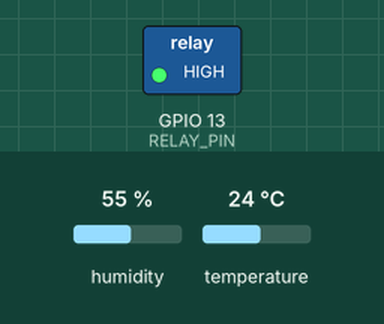
Bench run of a sketch on a simulated ESP8266 (NodeMCU). Shown: switched loads named in the sketch (green lamp = pin HIGH). The test bench sets the inputs (shaded band); at power-on: humidity 55 %, temperature 24 °C. WiFi joins after 1.5 s; servers stay silent unless stated; what the sketch prints to the serial monitor is not drawn.

Above: at 5.8 s.
5.9 s: humidity set to 31 %
7.9 s: humidity set to 28 %
At 10.0 s:
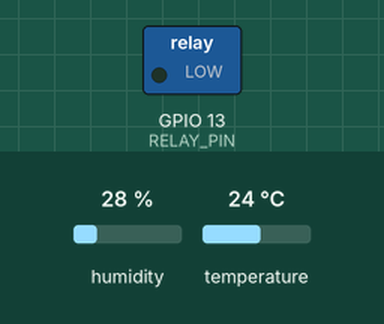
10.5 s: humidity set to 40 %
At 12.7 s:
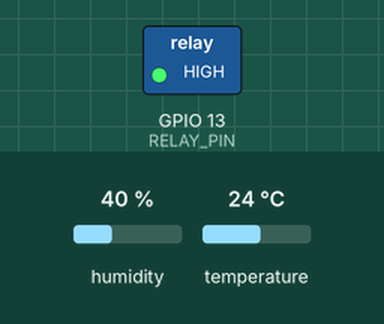
13.1 s: humidity set to 22 %
At 14.4 s:
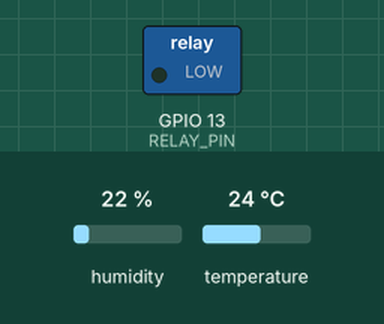
Timing chart, 0 to 16.1 s (numbered marks = the images above; inputs shaded):
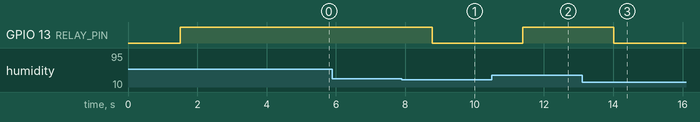

Measured:
- the behaviour switches between 30 and 29 % on humidity (found by bisection; images 0 and 1)
- after the input at 5.9 s, every drawn part: stays the same
- after the input at 7.9 s, GPIO 13 (RELAY_PIN): HIGH → LOW after 0.87 s
- after the input at 10.5 s, GPIO 13 (RELAY_PIN): LOW → HIGH after 0.90 s
- after the input at 13.1 s, GPIO 13 (RELAY_PIN): HIGH → LOW after 0.92 s

The sketch:

Umidificador.ino
```cpp
#if defined(ESP8266)
#include <ESP8266WiFi.h>
#else
#include <WiFi.h>
#endif
#include <WiFiClientSecure.h>
#include <UniversalTelegramBot.h>
#include <SimpleDHT.h>

//Pino onde está o Relê
#define RELAY_PIN 13
//Pino onde está o DHT22
#define DHT_PIN 15

//Intervalo entre as checagens de novas mensagens
#define INTERVAL 1000

//Token do seu bot. Troque pela que o BotFather te mostrar
#define BOT_TOKEN "xxxxxxxxxxxxxxxxxxxxxxxxxxxxxxxx"

//Troque pelo ssid e senha da sua rede WiFi
#define SSID "copel-bel74"
#define PASSWORD "52947400"

//Comandos aceitos
const String CLIMATE = "clima";
const String STATS = "status";
const String START = "/start";

//Objeto que realiza a leitura da temperatura e umidade
SimpleDHT11 dht;

//Estado do relê
int relayStatus = HIGH;

//Cliente para conexões seguras
WiFiClientSecure client;
//Objeto com os métodos para comunicarmos pelo Telegram
UniversalTelegramBot bot(BOT_TOKEN, client);
//Tempo em que foi feita a última checagem
uint32_t lastCheckTime = 0;

//Quantidade de usuários que podem interagir com o bot
#define SENDER_ID_COUNT 2
//Ids dos usuários que podem interagir com o bot.
//É possível verificar seu id pelo monitor serial ao enviar uma mensagem para o bot
String validSenderIds[SENDER_ID_COUNT] = {"1060025996"};

void setup()
{
  Serial.begin(115200);

  //Inicializa o WiFi e se conecta à rede
  setupWiFi();

  //Coloca o pino do relê como saída e enviamos o estado atual
  pinMode(RELAY_PIN, OUTPUT);
  digitalWrite(RELAY_PIN, relayStatus);
}

void setupWiFi()
{
  Serial.print("Connecting to SSID: ");
  Serial.println(SSID);

  //Inicia em modo station e se conecta à rede WiFi
  WiFi.mode(WIFI_STA);
  WiFi.begin(SSID, PASSWORD);

  //Enquanto não estiver conectado à rede
  while (WiFi.status() != WL_CONNECTED)
  {
    Serial.print(".");
    delay(500);
  }

  //Se chegou aqui está conectado
  Serial.println();
  Serial.println("Connected");
}

void handleNewMessages(int numNewMessages)
{
  for (int i=0; i<numNewMessages; i++) //para cada mensagem nova
  {
    String chatId = String(bot.messages[i].chat_id); //id do chat
    String senderId = String(bot.messages[i].from_id); //id do contato

    Serial.println("senderId: " + senderId); //mostra no monitor serial o id de quem mandou a mensagem

    boolean validSender = validateSender(senderId); //verifica se é o id de um remetente da lista de remetentes válidos

    if(!validSender) //se não for um remetente válido
    {
      bot.sendMessage(chatId, "Desculpe mas você não tem permissão", "HTML"); //envia mensagem que não possui permissão e retorna sem fazer mais nada
      continue; //continua para a próxima iteração do for (vai para próxima mensgem, não executa o código abaixo)
    }

    String text = bot.messages[i].text; //texto que chegou

    if (text.equalsIgnoreCase(START))
    {
      handleStart(chatId, bot.messages[i].from_name); //mostra as opções
    }
    else if(text.equalsIgnoreCase(CLIMATE))
    {
      handleClimate(chatId); //envia mensagem com a temperatura e umidade
    }
    else if (text.equalsIgnoreCase(STATS))
    {
      handleStatus(chatId); //envia mensagem com o estado do relê, temperatura e umidade
    }
    else
    {
      handleNotFound(chatId); //mostra mensagem que a opção não é válida e mostra as opções
    }
  }//for
}

boolean validateSender(String senderId)
{
  //Para cada id de usuário que pode interagir com este bot
  for(int i=0; i<SENDER_ID_COUNT; i++)
  {
    //Se o id do remetente faz parte do array retornamos que é válido
    if(senderId == validSenderIds[i])
    {
      return true;
    }
  }

  //Se chegou aqui significa que verificou todos os ids e não encontrou no array
  return false;
}

void handleStart(String chatId, String fromName)
{
  //Mostra Olá e o nome do contato seguido das mensagens válidas
  String message = "<b>Olá " + fromName + ".</b>\n";
  message += getCommands();
  bot.sendMessage(chatId, message, "HTML");
}

String getCommands()
{
  //String com a lista de mensagens que são válidas e explicação sobre o que faz
  String message = "Os comandos disponíveis são:\n";
  message += "<b>" + CLIMATE + "</b>: Para verificar o clima\n";
  message += "<b>" + STATS + "</b>: Para verificar o estado do umidificador, a temperatura e umidade";
  return message;
}

void handleClimate(String chatId)
{
  //Envia mensagem com o valor da temperatura e da umidade
  bot.sendMessage(chatId, getClimateMessage(), "");
}

String getClimateMessage()
{
  //Faz a leitura da temperatura e da umidade
  float temperature, humidity;
  int status = dht.read2(DHT_PIN, &temperature, &humidity, NULL);

  //Se foi bem sucedido
  if (status == SimpleDHTErrSuccess)
  {
    //Retorna uma string com os valores
    String message = "";
    message += "A temperatura é de " + String(temperature)+ " °C e ";
    message += "a umidade é de " + String(humidity) + "%";
    return message;
  }

  //Se não foi bem sucedido retorna um mensagem de erro
  return "Erro ao ler temperatura e umidade";
}

void handleStatus(String chatId)
{
  String message = "";

  //Verifica se o relê está ligado ou desligado e gera a mensagem de acordo
  if(relayStatus == LOW) //A lógica do nosso relê é invertida
  {
    message += "O umidificador está ligado\n";
  }
  else
  {
    message += "O umidificador está desligado\n";
  }

  //Adiciona à mensagem o valor da temperatura e umidade
  message += getClimateMessage();

  //Envia a mensagem para o contato
  bot.sendMessage(chatId, message, "");
}

void handleNotFound(String chatId)
{
  //Envia mensagem dizendo que o comando não foi encontrado e mostra opções de comando válidos
  String message = "Comando não encontrado\n";
  message += getCommands();
  bot.sendMessage(chatId, message, "HTML");
}


boolean jaPrintouAceso = false;
boolean jaPrintouDesligado = false;
void loop()
{
  //Tempo agora desde o boot
  uint32_t now = millis();

  //Se o tempo passado desde a última checagem for maior que o intervalo determinado
  if (now - lastCheckTime > INTERVAL)
  {
    //Coloca o tempo de útlima checagem como agora e checa por mensagens
    lastCheckTime = now;
    int numNewMessages = bot.getUpdates(bot.last_message_received + 1);
    handleNewMessages(numNewMessages);
  }
    delay(2000);
    //Faz a leitura da temperatura e da umidade
    float humidity, temp;
    int status = dht.read2(DHT_PIN, &temp, &humidity, NULL);

    //Se foi bem sucedido
    if (status == SimpleDHTErrSuccess)
    {
     if (humidity < 30){
      //Retorna uma string com os valores
      //Liga o relê e envia mensagem confirmando a operação
      relayStatus = LOW; //A lógica do nosso relê é invertida
      digitalWrite(RELAY_PIN, relayStatus);
        if(jaPrintouAceso == false){
          bot.sendMessage("1060025996", "A umidade está muito baixa, seu umidificador foi ligado.", "HTML");
          jaPrintouAceso = true;
          jaPrintouDesligado = false;
        }
   }else{
      relayStatus = HIGH;
      digitalWrite(RELAY_PIN, relayStatus);
      if(jaPrintouDesligado == false){
        bot.sendMessage("1060025996", "A umidade está normal, seu umidificador foi desligado.", "HTML");
        jaPrintouDesligado = true;
        jaPrintouAceso = false;
    }
   }
 }
}
```
